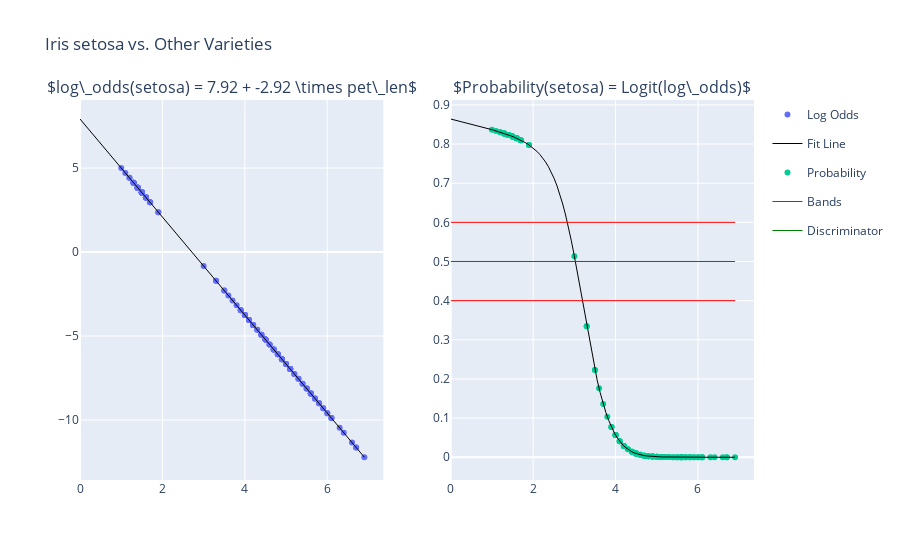

Write notebook code for a chart like this one.
### Code cell
''' demonstrate what logistic regression is doing '''
# feature & class to demo
thisFeat = 'pet_len'
thisVariety = 'setosa'

# get data
thisClass = np.argwhere(varieties==thisVariety)[0,0]
demoData = np.atleast_2d(irisData[thisFeat].values).T
demoLabl = irisData.Class.values

# fit the logistic model for a single feature
LR = LogisticRegression(multi_class='ovr', max_iter=500, n_jobs=-1, random_state=42)
LR.fit(X=demoData, y=demoLabl)

# obtain result for a single class against the others
eqtn = '%0.2f + %0.2f \\times %s'%(LR.intercept_[thisClass], LR.coef_[thisClass],thisFeat.replace('_','\\_'))
logOdds = LR.intercept_[thisClass] + demoData*LR.coef_[thisClass]
probs = LR.predict_proba(X=demoData)[:,thisClass]
plotDat = pd.DataFrame(np.c_[demoData,logOdds,probs],columns=['data','logodd','prob'])

# create the fit lines
X = np.squeeze(np.linspace(0,max(demoData),100))
Yl = LR.intercept_[thisClass] + X*LR.coef_[thisClass]
Yp = LR.predict_proba(X=np.atleast_2d(X).T)[:,thisClass]
Yd = np.ones(shape=X.shape)

# plot
fig = plysub.make_subplots(rows=1, cols=2, print_grid=False,
                           subplot_titles=['$log\\_odds(%s) = %s$'%(thisVariety,eqtn),
                                           '$Probability(%s) = Logit(log\\_odds)$'%thisVariety])
fig['layout'].update(title = 'Iris %s vs. Other Varieties'%thisVariety, showlegend=True)
trcs = [go.Scatter(x=plotDat.data, y=plotDat.logodd, mode='markers', name='Log Odds'),
       go.Scatter(x=X,y=Yl, mode='lines', name='Fit Line', line={'color':'black','width':1}, legendgroup='Fit Line')]
for t in trcs:
    fig.append_trace(t,1,1)
trcs = [go.Scatter(x=plotDat.data, y=plotDat.prob, mode='markers', name='Probability'),
        go.Scatter(x=X,y=Yp, mode='lines', name='Fit Line', line={'color':'black', 'width':1},legendgroup='Fit Line', showlegend=False),
        go.Scatter(x=X,y=Yd*0.4, mode='lines', name='Bands', line={'color':'red', 'width':1}, legendgroup='Bands'),
        go.Scatter(x=X,y=Yd*0.5, mode='lines', name='Discriminator', line={'color':'green', 'width':1}),
        go.Scatter(x=X,y=Yd*0.6, mode='lines', name='Bands', line={'color':'red', 'width':1}, legendgroup='Bands', showlegend=False)]
for t in trcs:
    fig.append_trace(t,1,2)

plyoff.iplot(fig)
